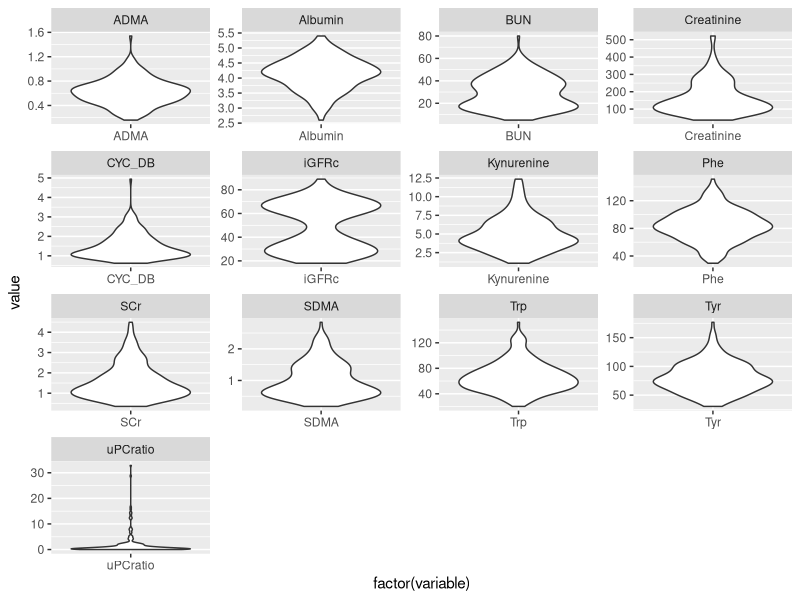
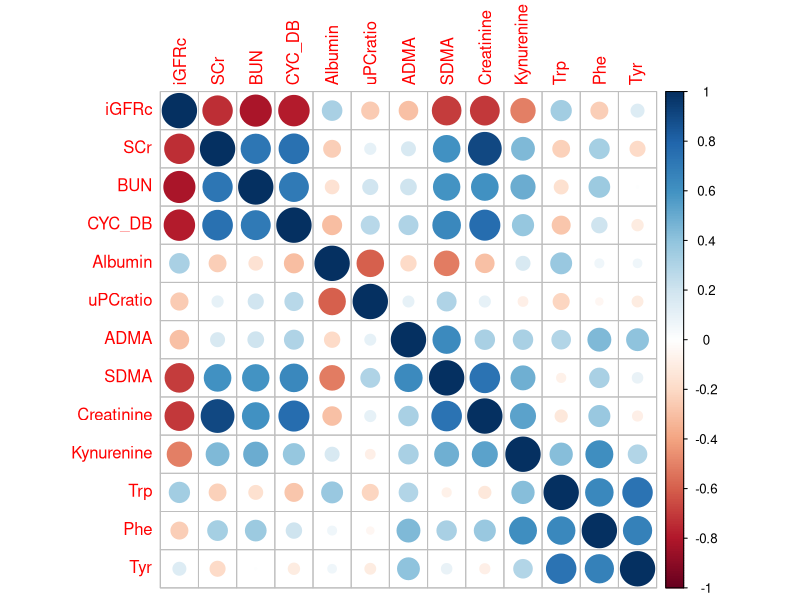
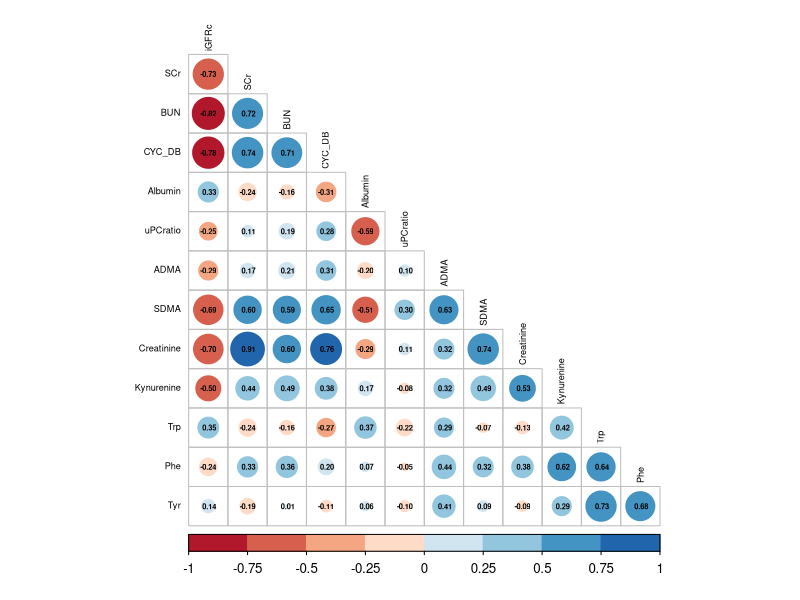
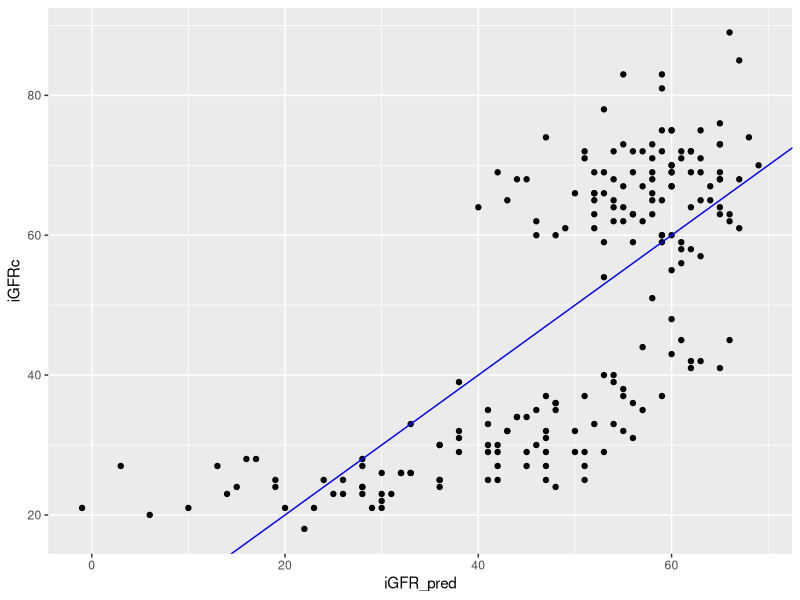
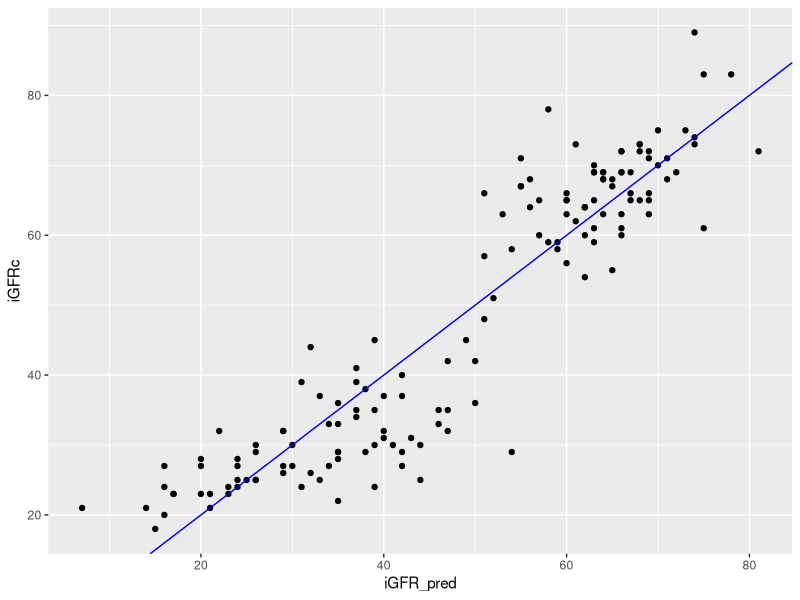
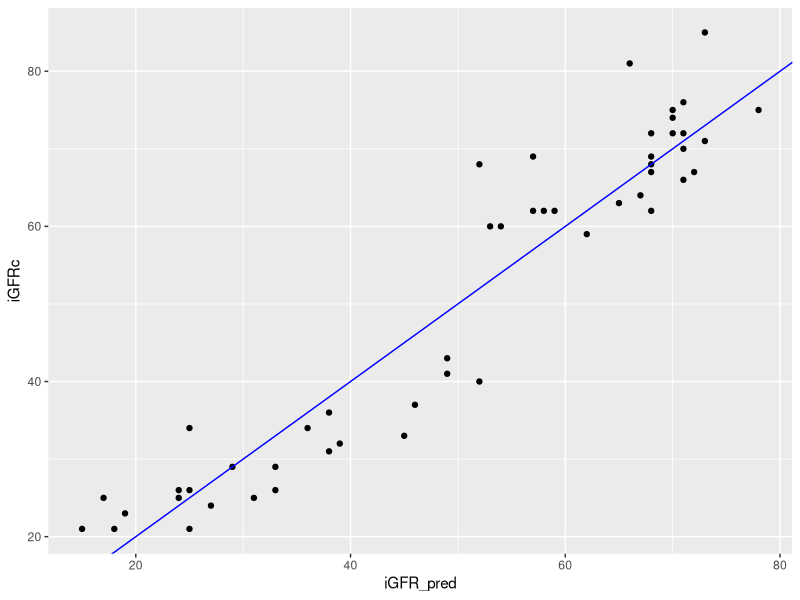
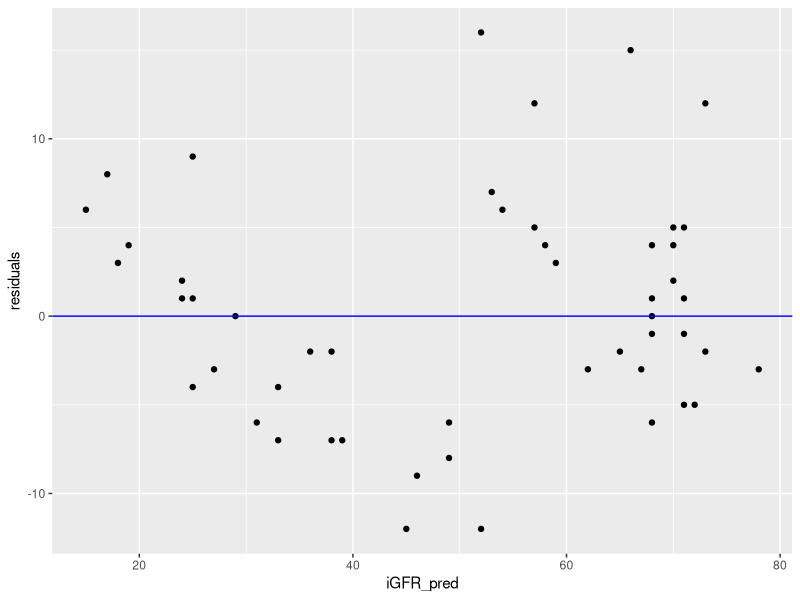
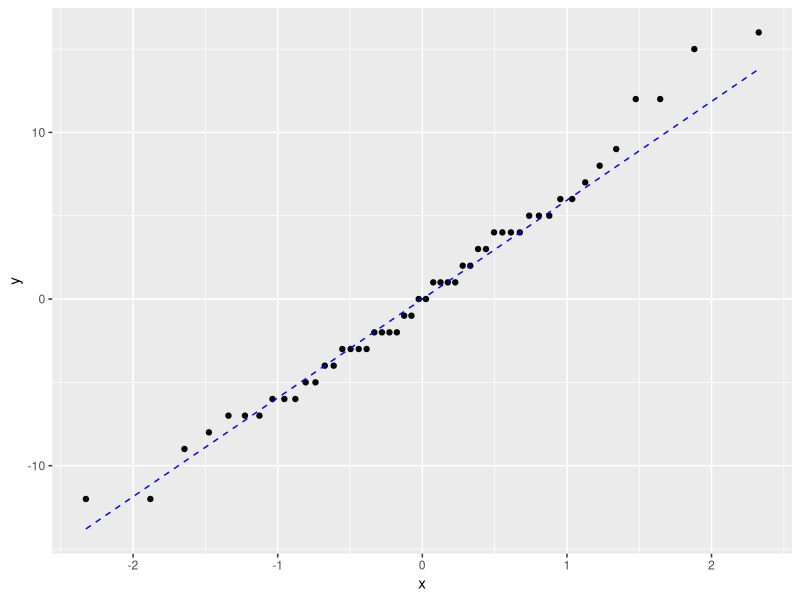

Write the R code that produced these figures, in order.
## ---- chunk 1
knitr::opts_chunk$set(echo = TRUE)
library(tidyverse)
library(corrplot)
library(RColorBrewer)
library(broom)
library(Metrics)
library(car)

## ---- chunk 2
#load in CKD_data.csv and CKD_GFR.csv
data <- read_csv("data/CKD_data.csv")
glimpse(data)

GFR <- read_csv("data/CKD_GFR.csv")
glimpse(GFR)

#join by ID, convert ID to factor
ckd <- left_join(GFR, data, by = "id") %>%
        mutate(id = factor(id))
glimpse(ckd)

#how many subjects do we have? how many variables?
## ---- chunk 3
summary(ckd)
## ---- chunk 4
meltData <- gather(ckd[2:14], variable, value)

ggplot(meltData, aes(factor(variable), value)) +
  geom_violin() + facet_wrap(~variable, scale="free")
## ---- chunk 5
cors <- ckd %>% 
        select(-id) %>%
        cor(use = 'pairwise.complete.obs')

corrplot(cors) #default, but can we improve the information display? customize using available arguments -- see help for what's possible

corrplot(cors, type="lower", method="circle", addCoef.col="black", 
         number.cex=0.45, tl.cex = 0.55, tl.col = "black",
         col=brewer.pal(n=8, name="RdBu"), diag=FALSE)

#corrplot.mixed(cors) #instead of above, can also try a different function from package
## ---- chunk 6
#fit the linear model
# lm(formula = ___, data = ___)
slr.fit <- lm(iGFRc ~ SCr, ckd)

#print the model
slr.fit

#what is the equation of our model? Does this make sense to you?
## ---- chunk 7
#view a summary of the model
summary(slr.fit)

#extract information
coef(slr.fit)

## ---- chunk 8
tidy(slr.fit)
# aha!
## ---- chunk 9
head(augment(slr.fit))

#if you want to add the fit-related columns to the entire data frame, specify the data frame
head(augment(slr.fit, ckd))
## ---- chunk 10
glance(slr.fit)
## ---- chunk 11
my.slr.fit <- lm(iGFRc ~ SDMA, ckd)

tidy(my.slr.fit) #equation: iGFRc = -24.7*SDMA + 73.5
glance(my.slr.fit) #R2: 0.48
## ---- chunk 12
ckd <- ckd %>%
        mutate(iGFR_pred = round(predict(slr.fit, ckd),0))
## ---- chunk 13
comp <- cbind(round(slr.fit$fitted.values,0), ckd$iGFR_pred)
head(comp)
## ---- chunk 14
# Make a plot to compare predictions to actual (prediction on x axis). 
ggplot(ckd, aes(x = iGFR_pred, y = iGFRc)) + 
  geom_point() +
  geom_abline(color = "blue")

## ---- chunk 15
#reload data to remove SLR predictions
data <- read_csv("data/CKD_data.csv")
GFR <- read_csv("data/CKD_GFR.csv")
#join by ID, convert ID to factor
ckd <- left_join(GFR, data, by = "id") %>%
        mutate(id = factor(id))

# sample(x, size, replace = FALSE, prob = NULL)
set.seed(622) #so we all get same random numbers
train <- sample(nrow(ckd), nrow(ckd) * 0.75)
test <- -train

ckd_train <- ckd[train, ] %>%
              select(-id)
ckd_test <- ckd[test, ] %>%
              select(-id)

# alternatively, two dplyr versions that only work on tibbles: 
# sample_n(tbl, size, replace = FALSE, weight = NULL, .env = NULL)
# sample_frac(tbl, size = 1, replace = FALSE, weight = NULL,
#   .env = NULL)
## ---- chunk 16
#fit the model
mod.full <- lm(iGFRc ~ ., data = ckd_train)

#check out the model info
glance(mod.full)

tidy(mod.full) %>%
    arrange(p.value)

#add the predicted values to the train set
ckd_train <- ckd_train %>%
              mutate(iGFR_pred = round(augment(mod.full)$.fitted,0))
## ---- chunk 17
ggplot(ckd_train, aes(x = iGFR_pred, y = iGFRc)) + 
  geom_point() +
  geom_abline(color = "blue")

## ---- chunk 18
#predict values for test set and add as new column, iGFR_pred
ckd_test <- ckd_test %>%
              mutate(iGFR_pred = round(predict(mod.full, ckd_test),0))


#plot actual vs predicted for test set
ggplot(ckd_test, aes(x = iGFR_pred, y = iGFRc)) + 
  geom_point() +
  geom_abline(color = "blue")

## ---- chunk 19
# Make a residual plot (prediction on x axis). 
ckd_test <- ckd_test %>%
        mutate(residuals = iGFRc - iGFR_pred)

ggplot(ckd_test, aes(x = iGFR_pred, y = residuals)) + 
  geom_point() +
  geom_hline(yintercept = 0, color = "blue")

# Make a QQ plot of the residuals
ggplot(ckd_test, aes(sample = residuals)) + 
  stat_qq() + stat_qq_line(linetype = 2, color = "blue")

# alternatively can visually assess normality via histogram of residuals
# ggplot(ckd_test, aes(residuals)) +
#   geom_histogram()
## ---- chunk 20
# rmse(actual, predicted)
rmse(ckd_train$iGFRc, mod.full$fitted.values) #7.04
rmse(ckd_test$iGFRc, ckd_test$iGFR_pred) #8.10

# mape(actual, predicted)
mape(ckd_train$iGFRc, mod.full$fitted.values) #0.13 or 13%
mape(ckd_test$iGFRc, ckd_test$iGFR_pred) #0.16 or 16%
## ---- chunk 21
vif(mod.full)
## ---- chunk 22
#sort the variables by the p value of their coefficients
tidy(mod.full) %>%
    arrange(p.value)

#if we select the 'most' significant variables with pvalues ~ 0.05:
# Trp, Kynurenine, BUN, CYC_DB, Phe, ADMA

## ---- chunk 23
#reload data to remove full model predictions
data <- read_csv("data/CKD_data.csv")
GFR <- read_csv("data/CKD_GFR.csv")
#join by ID, convert ID to factor
ckd <- left_join(GFR, data, by = "id") %>%
        mutate(id = factor(id))

# sample(x, size, replace = FALSE, prob = NULL)
set.seed(622) #so we all get same random numbers
train <- sample(nrow(ckd), nrow(ckd) * 0.75)
test <- -train

ckd_train <- ckd[train, ] %>%
              select(-id)
ckd_test <- ckd[test, ] %>%
              select(-id)
## ---- chunk 24
mod2 <- lm(iGFRc ~ Trp + Kynurenine + BUN + CYC_DB 
               + Phe + ADMA, data = ckd_train)
glance(mod2)
tidy(mod2) %>%
    arrange(p.value)

#add the predicted values to the train set
ckd_train <- ckd_train %>%
              mutate(iGFR_pred = round(augment(mod2)$.fitted,0))
## ---- chunk 25
# iGFRc = 0.44*Trp - 2.95*Kynurenine - 0.43*BUN - 5.94*CYC_DB - 12.2*ADMA - 0.13*Phe
## ---- chunk 26
glance(mod2)$r.squared #0.870
rmse(ckd_train$iGFRc, mod2$fitted.values) #7.08
mape(ckd_train$iGFRc, mod2$fitted.values) #0.14 or 14%
## ---- chunk 27
vif(mod2) #yay!!
## ---- chunk 28
# Make a residual plot (prediction on x axis). 
ckd_train <- ckd_train %>%
        mutate(residuals = iGFRc - iGFR_pred)

ggplot(ckd_train, aes(x = iGFR_pred, y = residuals)) + 
  geom_point() +
  geom_hline(yintercept = 0, color = "blue")

#plot actual vs predicted
ggplot(ckd_train, aes(x = iGFR_pred, y = iGFRc)) + 
  geom_point() +
  geom_abline(color = "blue")
## ---- chunk 29
#predict values for test set and add as new column, iGFR_pred
ckd_test <- ckd_test %>%
              mutate(iGFR_pred = round(predict(mod2, ckd_test),0))


#plot actual vs predicted for test set
ggplot(ckd_test, aes(x = iGFR_pred, y = iGFRc)) + 
  geom_point() +
  geom_abline(color = "blue")

# Make a residual plot (prediction on x axis). 
ckd_test <- ckd_test %>%
        mutate(residuals = iGFRc - iGFR_pred)

ggplot(ckd_test, aes(x = iGFR_pred, y = residuals)) + 
  geom_point() +
  geom_hline(yintercept = 0, color = "blue")

# QQ plot of the residuals
ggplot(ckd_test, aes(sample = residuals)) + 
  stat_qq() + stat_qq_line(linetype = 2, color = "blue")

#calculate test set error
rmse(ckd_test$iGFRc, ckd_test$iGFR_pred) #7.92
mape(ckd_test$iGFRc, ckd_test$iGFR_pred) #0.16 or 16%
